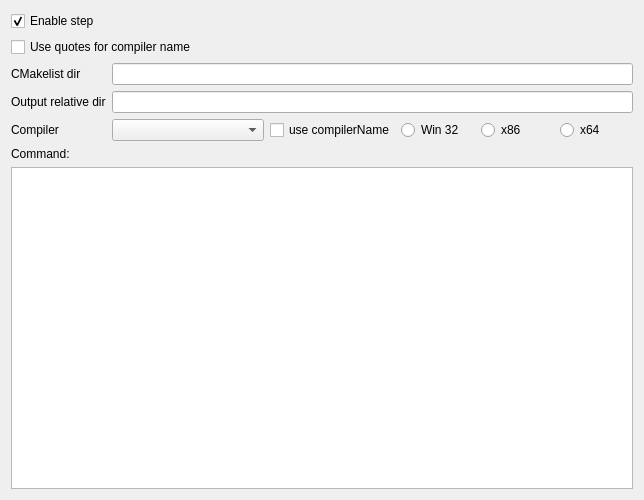
<?xml version="1.0" encoding="UTF-8"?>
<ui version="4.0">
 <class>CMakePanelClass</class>
 <widget class="QWidget" name="CMakePanelClass">
  <property name="geometry">
   <rect>
    <x>0</x>
    <y>0</y>
    <width>644</width>
    <height>500</height>
   </rect>
  </property>
  <property name="windowTitle">
   <string>CMakePanel</string>
  </property>
  <layout class="QGridLayout" name="gridLayout">
   <item row="4" column="5">
    <widget class="QRadioButton" name="rBtnX86">
     <property name="text">
      <string>x86</string>
     </property>
    </widget>
   </item>
   <item row="2" column="0">
    <widget class="QLabel" name="label_2">
     <property name="text">
      <string>CMakelist dir</string>
     </property>
    </widget>
   </item>
   <item row="6" column="0" colspan="7">
    <widget class="QTextEdit" name="textEdit">
     <property name="readOnly">
      <bool>true</bool>
     </property>
    </widget>
   </item>
   <item row="5" column="0">
    <widget class="QLabel" name="label_4">
     <property name="text">
      <string>Command:</string>
     </property>
    </widget>
   </item>
   <item row="4" column="4">
    <widget class="QRadioButton" name="rBtnWin32">
     <property name="text">
      <string>Win 32</string>
     </property>
    </widget>
   </item>
   <item row="3" column="1" colspan="6">
    <widget class="QLineEdit" name="lEdOutputDir">
     <property name="toolTip">
      <string>&lt;html&gt;&lt;head/&gt;&lt;body&gt;&lt;p&gt;Directory where solutions are created&lt;/p&gt;&lt;p&gt;relative to working directory.&lt;/p&gt;&lt;/body&gt;&lt;/html&gt;</string>
     </property>
    </widget>
   </item>
   <item row="3" column="0">
    <widget class="QLabel" name="label_3">
     <property name="text">
      <string>Output relative dir</string>
     </property>
    </widget>
   </item>
   <item row="4" column="0">
    <widget class="QLabel" name="label">
     <property name="sizePolicy">
      <sizepolicy hsizetype="Minimum" vsizetype="Preferred">
       <horstretch>0</horstretch>
       <verstretch>0</verstretch>
      </sizepolicy>
     </property>
     <property name="maximumSize">
      <size>
       <width>100</width>
       <height>16777215</height>
      </size>
     </property>
     <property name="text">
      <string>Compiler</string>
     </property>
    </widget>
   </item>
   <item row="4" column="6">
    <widget class="QRadioButton" name="rBtnX64">
     <property name="text">
      <string>x64</string>
     </property>
    </widget>
   </item>
   <item row="0" column="0" colspan="2">
    <widget class="QCheckBox" name="checkBox">
     <property name="toolTip">
      <string>Enable step</string>
     </property>
     <property name="text">
      <string>Enable step</string>
     </property>
     <property name="checked">
      <bool>true</bool>
     </property>
    </widget>
   </item>
   <item row="2" column="1" colspan="6">
    <widget class="QLineEdit" name="lEdCMakeList">
     <property name="toolTip">
      <string>&lt;html&gt;&lt;head/&gt;&lt;body&gt;&lt;p&gt;Where CMakelist.txt is located&lt;/p&gt;&lt;p&gt;relative to working directory&lt;/p&gt;&lt;/body&gt;&lt;/html&gt;</string>
     </property>
    </widget>
   </item>
   <item row="4" column="1" colspan="2">
    <widget class="QComboBox" name="cboCompiler">
     <property name="toolTip">
      <string>Compiler used</string>
     </property>
    </widget>
   </item>
   <item row="1" column="0" colspan="7">
    <widget class="QCheckBox" name="chBxQuote">
     <property name="text">
      <string>Use quotes for compiler name</string>
     </property>
    </widget>
   </item>
   <item row="4" column="3">
    <widget class="QCheckBox" name="chBxCompilerName">
     <property name="text">
      <string>use compilerName</string>
     </property>
    </widget>
   </item>
  </layout>
 </widget>
 <layoutdefault spacing="6" margin="11"/>
 <resources/>
 <connections/>
</ui>
